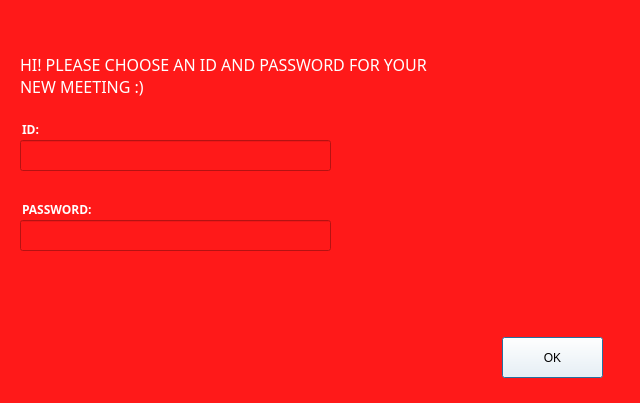
<?xml version="1.0" encoding="UTF-8"?>
<ui version="4.0">
 <class>new_meeting_dialog</class>
 <widget class="QDialog" name="new_meeting_dialog">
  <property name="geometry">
   <rect>
    <x>0</x>
    <y>0</y>
    <width>640</width>
    <height>403</height>
   </rect>
  </property>
  <property name="windowTitle">
   <string>NEW MEETING</string>
  </property>
  <property name="windowIcon">
   <iconset>
    <normaloff>:/pics/official_icon.png</normaloff>:/pics/official_icon.png</iconset>
  </property>
  <property name="styleSheet">
   <string notr="true">background-color: rgb(255,25,25);</string>
  </property>
  <widget class="QLabel" name="msg">
   <property name="geometry">
    <rect>
     <x>20</x>
     <y>40</y>
     <width>591</width>
     <height>71</height>
    </rect>
   </property>
   <property name="font">
    <font>
     <family>Century Gothic</family>
     <pointsize>12</pointsize>
    </font>
   </property>
   <property name="styleSheet">
    <string notr="true">color: rgb(255, 255, 255);</string>
   </property>
   <property name="text">
    <string>HI! PLEASE CHOOSE AN ID AND PASSWORD FOR YOUR
NEW MEETING :)</string>
   </property>
  </widget>
  <widget class="QLineEdit" name="id">
   <property name="geometry">
    <rect>
     <x>20</x>
     <y>140</y>
     <width>311</width>
     <height>31</height>
    </rect>
   </property>
   <property name="font">
    <font>
     <family>Century Gothic</family>
     <pointsize>11</pointsize>
    </font>
   </property>
   <property name="styleSheet">
    <string notr="true">border-color: rgb(0, 0, 0);
color: rgb(255, 255, 255);</string>
   </property>
   <property name="frame">
    <bool>true</bool>
   </property>
   <property name="clearButtonEnabled">
    <bool>false</bool>
   </property>
  </widget>
  <widget class="QLineEdit" name="password">
   <property name="geometry">
    <rect>
     <x>20</x>
     <y>220</y>
     <width>311</width>
     <height>31</height>
    </rect>
   </property>
   <property name="font">
    <font>
     <family>Century Gothic</family>
     <pointsize>11</pointsize>
    </font>
   </property>
   <property name="styleSheet">
    <string notr="true">color: rgb(255, 255, 255);</string>
   </property>
  </widget>
  <widget class="QLabel" name="id_label">
   <property name="geometry">
    <rect>
     <x>22</x>
     <y>120</y>
     <width>68</width>
     <height>19</height>
    </rect>
   </property>
   <property name="font">
    <font>
     <family>Century Gothic</family>
     <weight>75</weight>
     <bold>true</bold>
    </font>
   </property>
   <property name="styleSheet">
    <string notr="true">color: rgb(255, 255, 255);</string>
   </property>
   <property name="text">
    <string>ID:</string>
   </property>
  </widget>
  <widget class="QLabel" name="password_label">
   <property name="geometry">
    <rect>
     <x>22</x>
     <y>200</y>
     <width>101</width>
     <height>19</height>
    </rect>
   </property>
   <property name="font">
    <font>
     <family>Century Gothic</family>
     <weight>75</weight>
     <bold>true</bold>
    </font>
   </property>
   <property name="styleSheet">
    <string notr="true">color: rgb(255, 255, 255);</string>
   </property>
   <property name="text">
    <string>PASSWORD:</string>
   </property>
  </widget>
  <widget class="QPushButton" name="ok_btn">
   <property name="geometry">
    <rect>
     <x>502</x>
     <y>337</y>
     <width>101</width>
     <height>41</height>
    </rect>
   </property>
   <property name="styleSheet">
    <string notr="true">
background-color: rgb(255, 255, 255);</string>
   </property>
   <property name="text">
    <string>OK</string>
   </property>
   <property name="autoDefault">
    <bool>true</bool>
   </property>
   <property name="default">
    <bool>false</bool>
   </property>
   <property name="flat">
    <bool>false</bool>
   </property>
  </widget>
 </widget>
 <resources/>
 <connections/>
</ui>
